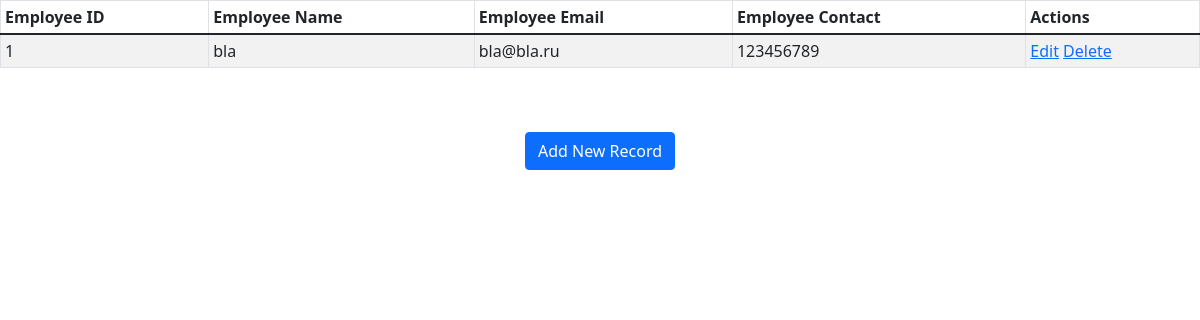
The page /show on the database as committed earlier.
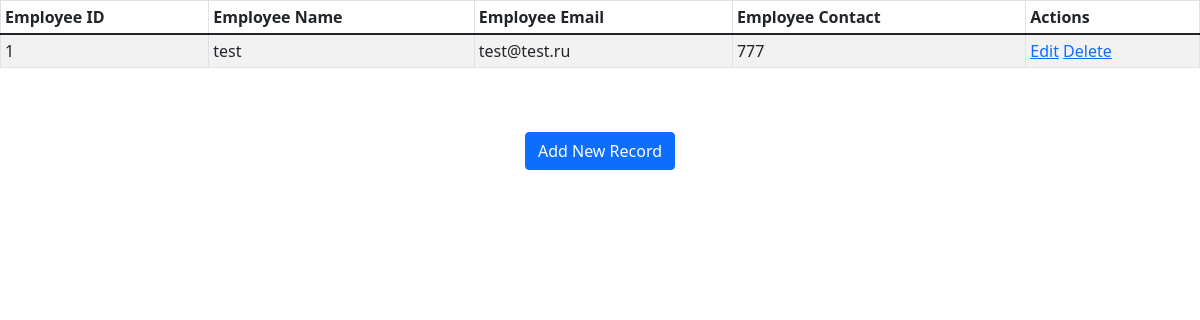
The same page on the database as committed later.
### employee/models.py (models this page shows)
class Employee(models.Model):
    eid = models.CharField(max_length=20)
    ename = models.CharField(max_length=100)
    eemail = models.EmailField()
    econtact = models.CharField(max_length=15)
    class Meta:
        db_table = "employee"

### employee/views.py (the view)
# urls.py: path('show',views.show),
def show(request):
    employees = Employee.objects.all()
    return render(request,"show.html",{'employees':employees})

### templates/show.html (shortened to what this page needs)
<!DOCTYPE html>
<html lang="en">
<head>
    {% load static %}
    <link rel="stylesheet" href="{% static 'css/style.css' %}" />
    <link href="https://cdn.jsdelivr.net/npm/bootstrap@5.1.3/dist/css/bootstrap.min.css" rel="stylesheet"
>
</head>
<body>
    <table class="table table-striped table-bordered table-sm">
        <thead class="thead-dark">
            <tr>
                <th>Employee ID</th>
                <th>Employee Name</th>
                <th>Employee Email</th>
                <th>Employee Contact</th>
                <th>Actions</th>
            </tr>
        </thead>
        <tbody>
            {% for employee in employees %}
            <tr>
                <td>{{ employee.eid }}</td>
                <td>{{ employee.ename }}</td>
                <td>{{ employee.eemail }}</td>
                <td>{{ employee.econtact }}</td>
                <td>
                    <a href="/edit/{{ employee.id }}"><span class="glyphicon glyphicon-pencil">Edit</span></a>
                    <a href="/delete/{{ employee.id }}">Delete</a>
                </td>
            </tr>
            {% endfor %}
        </tbody>
    </table>
    <br>
    <br>
    <center><a href="/emp" class="btn btn-primary">Add New Record</a></center>
</body>
</html>

Rows that differ between the two databases and show on the page:
removed Employee: eid "1", ename "bla", eemail "bla@bla.ru", econtact "123456789"
added Employee: eid "1", ename "test", eemail "test@test.ru", econtact "777"
